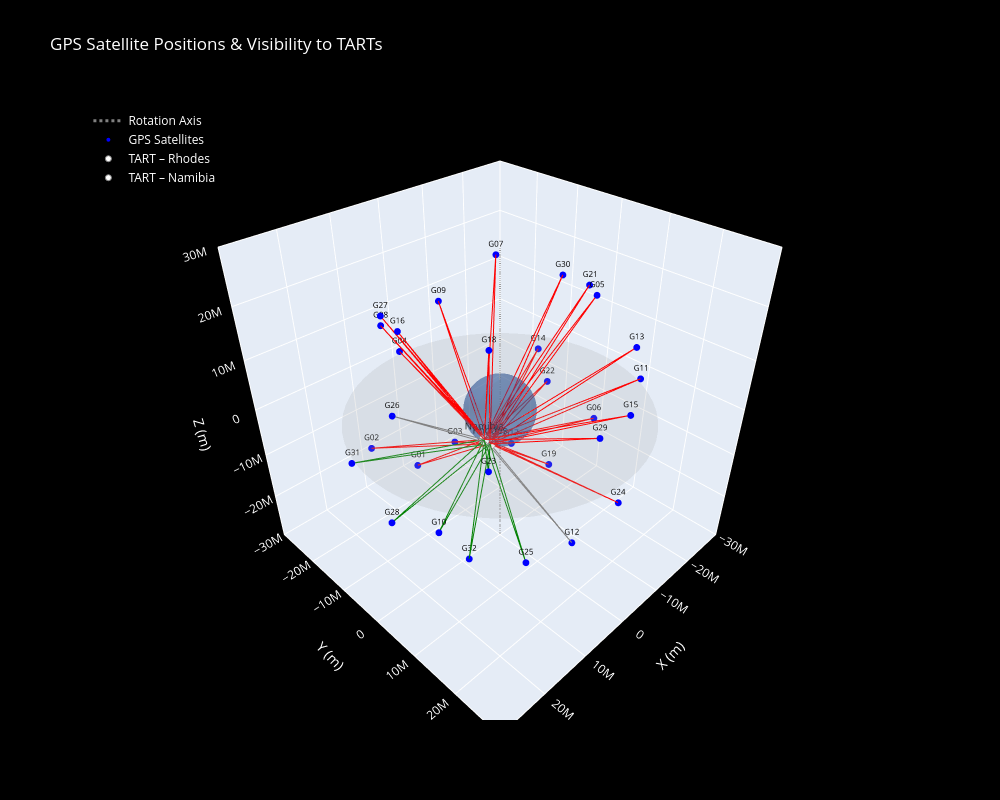

Notebook source saved alongside this figure:
### Markdown cell above
## 3. Build 3D Plotly figure

### Code cell
# Get the positions and satellite_ids as arrays from the dict
GPS_positions = []
for sat_id, position in GPS_positions_dict.items():
    GPS_positions.append(position)
sat_ids = np.array(list(GPS_positions_dict.keys()))
GPS_positions = np.array(GPS_positions)

fig = go.Figure()

# ── 1. Oblate Earth surface ─────────────────────────────────────────────
fig.add_trace(go.Surface(
    x=earth_x, y=earth_y, z=earth_z,
    colorscale=[[0, 'rgb(30,80,160)'], [1, 'rgb(30,80,160)']],
    opacity=0.4,
    showscale=False,
    name='Earth',
    hoverinfo='skip',
))

# ── 1b. Rotation axis (Z-axis in ECEF) ──────────────────────────────────
axis_half_length = 3.5e7
fig.add_trace(go.Scatter3d(
    x=[0, 0], y=[0, 0], z=[-axis_half_length, axis_half_length],
    mode='lines',
    line=dict(color='grey', width=3, dash='dot'),
    name='Rotation Axis',
    hoverinfo='skip',
))

# ── 1c. Equatorial plane disk (z=0) ─────────────────────────────────────
max_sat_dist = np.nanmax(np.linalg.norm(GPS_positions, axis=1))
n_disk = 60
r_disk = np.linspace(0, max_sat_dist, 2)
theta_disk = np.linspace(0, 2 * np.pi, n_disk)
R, Theta = np.meshgrid(r_disk, theta_disk)
disk_x = R * np.cos(Theta)
disk_y = R * np.sin(Theta)
disk_z = np.zeros_like(R)
fig.add_trace(go.Surface(
    x=disk_x, y=disk_y, z=disk_z,
    colorscale=[[0, 'rgb(150,150,150)'], [1, 'rgb(150,150,150)']],
    opacity=0.2,
    showscale=False,
    name='Equatorial Plane',
    hoverinfo='skip',
))

# ── 2. GPS satellite positions ─────────────────────────────────────────
fig.add_trace(go.Scatter3d(
    x=GPS_positions[:, 0],
    y=GPS_positions[:, 1],
    z=GPS_positions[:, 2],
    mode='markers+text',
    marker=dict(size=4, color='blue', symbol='circle'),
    text=[str(s) for s in sat_ids],
    textposition='top center',
    textfont=dict(size=8, color='black'),
    name='GPS Satellites',
))

# ── 3. TART positions ───────────────────────────────────────────────────
tart_labels = ['Rhodes', 'Namibia']
tart_ecefs  = [rhodes_TART_ecef, namibia_TART_ecef]

for label, pos in zip(tart_labels, tart_ecefs):
    fig.add_trace(go.Scatter3d(
        x=[pos[0]], y=[pos[1]], z=[pos[2]],
        mode='markers+text',
        marker=dict(size=6, color='white', symbol='circle',
                    line=dict(width=1, color='grey')),
        text=[label],
        textposition='top center',
        textfont=dict(size=10, color='black'),
        name=f'TART – {label}',
    ))

# ── 4. Satellite → TART vectors coloured by visibility ──────────────────
tart_site_keys = ['rhodes', 'namibia']

for i, sat_id in enumerate(sat_ids):
    sat_pos = GPS_positions[i]

    above_rhodes  = sat_id in viable_satellites.get('rhodes', [])
    above_namibia = sat_id in viable_satellites.get('namibia', [])

    if above_rhodes and above_namibia:
        color = 'green'
    elif above_rhodes or above_namibia:
        color = 'grey'
    else:
        color = 'red'

    for tart_label, tart_pos in zip(tart_labels, tart_ecefs):
        fig.add_trace(go.Scatter3d(
            x=[sat_pos[0], tart_pos[0]],
            y=[sat_pos[1], tart_pos[1]],
            z=[sat_pos[2], tart_pos[2]],
            mode='lines',
            line=dict(color=color, width=2),
            showlegend=False,
            hoverinfo='text',
            hovertext=f'{sat_id} → {tart_label}<br>'
                      f'Viable from Rhodes: {above_rhodes}<br>'
                      f'Viable from Namibia: {above_namibia}',
        ))

# ── Layout ───────────────────────────────────────────────────────────────
axis_range = 3e7
fig.update_layout(
    title='GPS Satellite Positions & Visibility to TARTs',
    scene=dict(
        xaxis=dict(title='X (m)', range=[-axis_range, axis_range]),
        yaxis=dict(title='Y (m)', range=[-axis_range, axis_range]),
        zaxis=dict(title='Z (m)', range=[-axis_range, axis_range]),
        aspectmode='cube',
        bgcolor='black',
    ),
    paper_bgcolor='black',
    font=dict(color='white'),
    legend=dict(x=0.01, y=0.99),
    width=1000,
    height=800,
)

fig.show()

### Figure 1 — Plotly figure (JSON) as saved in the notebook; plotly's stock layout.template omitted (floating-point values rounded to 4 significant figures; data arrays with more than 128 entries replaced by an {"elided": "..."} marker saying what was removed)
{"data": [{"colorscale": [[0, "rgb(30,80,160)"], [1, "rgb(30,80,160)"]], "hoverinfo": "skip", "name": "Earth", "opacity": 0.4, "showscale": false, "type": "surface", "x": {"elided": "60x60 float values"}, "y": {"elided": "60x60 float values"}, "z": {"elided": "60x60 float values"}}, {"hoverinfo": "skip", "line": {"color": "grey", "dash": "dot", "width": 3}, "mode": "lines", "name": "Rotation Axis", "type": "scatter3d", "x": [0, 0], "y": [0, 0], "z": [-35000000, 35000000]}, {"colorscale": [[0, "rgb(150,150,150)"], [1, "rgb(150,150,150)"]], "hoverinfo": "skip", "name": "Equatorial Plane", "opacity": 0.2, "showscale": false, "type": "surface", "x": [[0.0, 27080000.0], [0.0, 26920000.0], [0.0, 26470000.0], [0.0, 25710000.0], [0.0, 24660000.0], [0.0, 23330000.0], [0.0, 21740000.0], [0.0, 19900000.0], [0.0, 17830000.0], [0.0, 15560000.0], [0.0, 13120000.0], [0.0, 10530000.0], [0.0, 7817000.0], [0.0, 5017000.0], [0.0, 2160000.0], [-0.0, -720800.0], [-0.0, -3594000.0], [-0.0, -6426000.0], [-0.0, -9186000.0], [-0.0, -11840000.0], [-0.0, -14360000.0], [-0.0, -16720000.0], [-0.0, -18890000.0], [-0.0, -20850000.0], [-0.0, -22560000.0], [-0.0, -24030000.0], [-0.0, -25220000.0], [-0.0, -26120000.0], [-0.0, -26730000.0], [-0.0, -27040000.0], [-0.0, -27040000.0], [-0.0, -26730000.0], [-0.0, -26120000.0], [-0.0, -25220000.0], [-0.0, -24030000.0], [-0.0, -22560000.0], [-0.0, -20850000.0], [-0.0, -18890000.0], [-0.0, -16720000.0], [-0.0, -14360000.0], [-0.0, -11840000.0], [-0.0, -9186000.0], [-0.0, -6426000.0], [-0.0, -3594000.0], [-0.0, -720800.0], [0.0, 2160000.0], [0.0, 5017000.0], [0.0, 7817000.0], [0.0, 10530000.0], [0.0, 13120000.0], [0.0, 15560000.0], [0.0, 17830000.0], [0.0, 19900000.0], [0.0, 21740000.0], [0.0, 23330000.0], [0.0, 24660000.0], [0.0, 25710000.0], [0.0, 26470000.0], [0.0, 26920000.0], [0.0, 27080000.0]], "y": [[0.0, 0.0], [0.0, 2878000.0], [0.0, 5724000.0], [0.0, 8504000.0], [0.0, 11190000.0], [0.0, 13750000.0], [0.0, 16150000.0], [0.0, 18370000.0], [0.0, 20380000.0], [0.0, 22160000.0], [0.0, 23690000.0], [0.0, 24950000.0], [0.0, 25920000.0], [0.0, 26610000.0], [0.0, 26990000.0], [0.0, 27070000.0], [0.0, 26840000.0], [0.0, 26300000.0], [0.0, 25470000.0], [0.0, 24350000.0], [0.0, 22950000.0], [0.0, 21300000.0], [0.0, 19400000.0], [0.0, 17280000.0], [0.0, 14970000.0], [0.0, 12490000.0], [0.0, 9861000.0], [0.0, 7124000.0], [0.0, 4307000.0], [0.0, 1441000.0], [-0.0, -1441000.0], [-0.0, -4307000.0], [-0.0, -7124000.0], [-0.0, -9861000.0], [-0.0, -12490000.0], [-0.0, -14970000.0], [-0.0, -17280000.0], [-0.0, -19400000.0], [-0.0, -21300000.0], [-0.0, -22950000.0], [-0.0, -24350000.0], [-0.0, -25470000.0], [-0.0, -26300000.0], [-0.0, -26840000.0], [-0.0, -27070000.0], [-0.0, -26990000.0], [-0.0, -26610000.0], [-0.0, -25920000.0], [-0.0, -24950000.0], [-0.0, -23690000.0], [-0.0, -22160000.0], [-0.0, -20380000.0], [-0.0, -18370000.0], [-0.0, -16150000.0], [-0.0, -13750000.0], [-0.0, -11190000.0], [-0.0, -8504000.0], [-0.0, -5724000.0], [-0.0, -2878000.0], [-0.0, -6.632e-09]], "z": [[0.0, 0.0], [0.0, 0.0], [0.0, 0.0], [0.0, 0.0], [0.0, 0.0], [0.0, 0.0], [0.0, 0.0], [0.0, 0.0], [0.0, 0.0], [0.0, 0.0], [0.0, 0.0], [0.0, 0.0], [0.0, 0.0], [0.0, 0.0], [0.0, 0.0], [0.0, 0.0], [0.0, 0.0], [0.0, 0.0], [0.0, 0.0], [0.0, 0.0], [0.0, 0.0], [0.0, 0.0], [0.0, 0.0], [0.0, 0.0], [0.0, 0.0], [0.0, 0.0], [0.0, 0.0], [0.0, 0.0], [0.0, 0.0], [0.0, 0.0], [0.0, 0.0], [0.0, 0.0], [0.0, 0.0], [0.0, 0.0], [0.0, 0.0], [0.0, 0.0], [0.0, 0.0], [0.0, 0.0], [0.0, 0.0], [0.0, 0.0], [0.0, 0.0], [0.0, 0.0], [0.0, 0.0], [0.0, 0.0], [0.0, 0.0], [0.0, 0.0], [0.0, 0.0], [0.0, 0.0], [0.0, 0.0], [0.0, 0.0], [0.0, 0.0], [0.0, 0.0], [0.0, 0.0], [0.0, 0.0], [0.0, 0.0], [0.0, 0.0], [0.0, 0.0], [0.0, 0.0], [0.0, 0.0], [0.0, 0.0]]}, {"marker": {"color": "blue", "size": 4, "symbol": "circle"}, "mode": "markers+text", "name": "GPS Satellites", "text": ["G01", "G02", "G03", "G04", "G05", "G06", "G07", "G08", "G09", "G10", "G11", "G12", "G13", "G14", "G15", "G16", "G17", "G18", "G19", "G20", "G21", "G22", "G23", "G24", "G25", "G26", "G27", "G28", "G29", "G30", "G31", "G32"], "textfont": {"color": "black", "size": 8}, "textposition": "top center", "type": "scatter3d", "x": [5604000.0, 14850000.0, -4685000.0, 934900.0, -11570000.0, -23430000.0, -10810000.0, 6971000.0, -6983000.0, 23810000.0, -23280000.0, -811500.0, -13040000.0, -23460000.0, -3407000.0, 16390000.0, -13370000.0, 12270000.0, -15250000.0, NaN, -19410000.0, -22950000.0, 19230000.0, -9561000.0, 13170000.0, 23850000.0, 12620000.0, 22950000.0, 4059000.0, -19720000.0, 24610000.0, 14380000.0], "y": [-17380000.0, -18710000.0, -17850000.0, -26430000.0, 10110000.0, 2940000.0, -11840000.0, -23100000.0, -23500000.0, 10750000.0, 12610000.0, 17140000.0, 17660000.0, -12490000.0, 24330000.0, -5334000.0, -10070000.0, 10060000.0, -1258000.0, NaN, 2461000.0, -9240000.0, 16950000.0, 20020000.0, 19000000.0, 1760000.0, -14750000.0, -2755000.0, 24470000.0, -3893000.0, -9946000.0, 6811000.0], "z": [-19260000.0, -10590000.0, -19330000.0, 1048000.0, 21500000.0, -12250000.0, 21830000.0, 10340000.0, 10020000.0, -5408000.0, 1569000.0, -20570000.0, 14500000.0, -2712000.0, 9486000.0, 19930000.0, -20190000.0, 21390000.0, -21770000.0, NaN, 17980000.0, -8882000.0, 7523000.0, -14870000.0, -13700000.0, 11740000.0, 17570000.0, -13110000.0, 9246000.0, 17680000.0, -3433000.0, -21030000.0]}, {"marker": {"color": "white", "line": {"color": "grey", "width": 1}, "size": 6, "symbol": "circle"}, "mode": "markers+text", "name": "TART – Rhodes", "text": ["Rhodes"], "textfont": {"color": "black", "size": 10}, "textposition": "top center", "type": "scatter3d", "x": [4775000.0], "y": [2381000.0], "z": [-3484000.0]}, {"marker": {"color": "white", "line": {"color": "grey", "width": 1}, "size": 6, "symbol": "circle"}, "mode": "markers+text", "name": "TART – Namibia", "text": ["Namibia"], "textfont": {"color": "black", "size": 10}, "textposition": "top center", "type": "scatter3d", "x": [5608000.0], "y": [1807000.0], "z": [-2438000.0]}, {"hoverinfo": "text", "hovertext": "G01 → Rhodes<br>Viable from Rhodes: False<br>Viable from Namibia: False", "line": {"color": "red", "width": 2}, "mode": "lines", "showlegend": false, "type": "scatter3d", "x": [5604000.0, 4775000.0], "y": [-17380000.0, 2381000.0], "z": [-19260000.0, -3484000.0]}, {"hoverinfo": "text", "hovertext": "G01 → Namibia<br>Viable from Rhodes: False<br>Viable from Namibia: False", "line": {"color": "red", "width": 2}, "mode": "lines", "showlegend": false, "type": "scatter3d", "x": [5604000.0, 5608000.0], "y": [-17380000.0, 1807000.0], "z": [-19260000.0, -2438000.0]}, {"hoverinfo": "text", "hovertext": "G02 → Rhodes<br>Viable from Rhodes: False<br>Viable from Namibia: False", "line": {"color": "red", "width": 2}, "mode": "lines", "showlegend": false, "type": "scatter3d", "x": [14850000.0, 4775000.0], "y": [-18710000.0, 2381000.0], "z": [-10590000.0, -3484000.0]}, {"hoverinfo": "text", "hovertext": "G02 → Namibia<br>Viable from Rhodes: False<br>Viable from Namibia: False", "line": {"color": "red", "width": 2}, "mode": "lines", "showlegend": false, "type": "scatter3d", "x": [14850000.0, 5608000.0], "y": [-18710000.0, 1807000.0], "z": [-10590000.0, -2438000.0]}, {"hoverinfo": "text", "hovertext": "G03 → Rhodes<br>Viable from Rhodes: False<br>Viable from Namibia: False", "line": {"color": "red", "width": 2}, "mode": "lines", "showlegend": false, "type": "scatter3d", "x": [-4685000.0, 4775000.0], "y": [-17850000.0, 2381000.0], "z": [-19330000.0, -3484000.0]}, {"hoverinfo": "text", "hovertext": "G03 → Namibia<br>Viable from Rhodes: False<br>Viable from Namibia: False", "line": {"color": "red", "width": 2}, "mode": "lines", "showlegend": false, "type": "scatter3d", "x": [-4685000.0, 5608000.0], "y": [-17850000.0, 1807000.0], "z": [-19330000.0, -2438000.0]}, {"hoverinfo": "text", "hovertext": "G04 → Rhodes<br>Viable from Rhodes: False<br>Viable from Namibia: False", "line": {"color": "red", "width": 2}, "mode": "lines", "showlegend": false, "type": "scatter3d", "x": [934900.0, 4775000.0], "y": [-26430000.0, 2381000.0], "z": [1048000.0, -3484000.0]}, {"hoverinfo": "text", "hovertext": "G04 → Namibia<br>Viable from Rhodes: False<br>Viable from Namibia: False", "line": {"color": "red", "width": 2}, "mode": "lines", "showlegend": false, "type": "scatter3d", "x": [934900.0, 5608000.0], "y": [-26430000.0, 1807000.0], "z": [1048000.0, -2438000.0]}, {"hoverinfo": "text", "hovertext": "G05 → Rhodes<br>Viable from Rhodes: False<br>Viable from Namibia: False", "line": {"color": "red", "width": 2}, "mode": "lines", "showlegend": false, "type": "scatter3d", "x": [-11570000.0, 4775000.0], "y": [10110000.0, 2381000.0], "z": [21500000.0, -3484000.0]}, {"hoverinfo": "text", "hovertext": "G05 → Namibia<br>Viable from Rhodes: False<br>Viable from Namibia: False", "line": {"color": "red", "width": 2}, "mode": "lines", "showlegend": false, "type": "scatter3d", "x": [-11570000.0, 5608000.0], "y": [10110000.0, 1807000.0], "z": [21500000.0, -2438000.0]}, {"hoverinfo": "text", "hovertext": "G06 → Rhodes<br>Viable from Rhodes: False<br>Viable from Namibia: False", "line": {"color": "red", "width": 2}, "mode": "lines", "showlegend": false, "type": "scatter3d", "x": [-23430000.0, 4775000.0], "y": [2940000.0, 2381000.0], "z": [-12250000.0, -3484000.0]}, {"hoverinfo": "text", "hovertext": "G06 → Namibia<br>Viable from Rhodes: False<br>Viable from Namibia: False", "line": {"color": "red", "width": 2}, "mode": "lines", "showlegend": false, "type": "scatter3d", "x": [-23430000.0, 5608000.0], "y": [2940000.0, 1807000.0], "z": [-12250000.0, -2438000.0]}, {"hoverinfo": "text", "hovertext": "G07 → Rhodes<br>Viable from Rhodes: False<br>Viable from Namibia: False", "line": {"color": "red", "width": 2}, "mode": "lines", "showlegend": false, "type": "scatter3d", "x": [-10810000.0, 4775000.0], "y": [-11840000.0, 2381000.0], "z": [21830000.0, -3484000.0]}, {"hoverinfo": "text", "hovertext": "G07 → Namibia<br>Viable from Rhodes: False<br>Viable from Namibia: False", "line": {"color": "red", "width": 2}, "mode": "lines", "showlegend": false, "type": "scatter3d", "x": [-10810000.0, 5608000.0], "y": [-11840000.0, 1807000.0], "z": [21830000.0, -2438000.0]}, {"hoverinfo": "text", "hovertext": "G08 → Rhodes<br>Viable from Rhodes: False<br>Viable from Namibia: False", "line": {"color": "red", "width": 2}, "mode": "lines", "showlegend": false, "type": "scatter3d", "x": [6971000.0, 4775000.0], "y": [-23100000.0, 2381000.0], "z": [10340000.0, -3484000.0]}, {"hoverinfo": "text", "hovertext": "G08 → Namibia<br>Viable from Rhodes: False<br>Viable from Namibia: False", "line": {"color": "red", "width": 2}, "mode": "lines", "showlegend": false, "type": "scatter3d", "x": [6971000.0, 5608000.0], "y": [-23100000.0, 1807000.0], "z": [10340000.0, -2438000.0]}, {"hoverinfo": "text", "hovertext": "G09 → Rhodes<br>Viable from Rhodes: False<br>Viable from Namibia: False", "line": {"color": "red", "width": 2}, "mode": "lines", "showlegend": false, "type": "scatter3d", "x": [-6983000.0, 4775000.0], "y": [-23500000.0, 2381000.0], "z": [10020000.0, -3484000.0]}, {"hoverinfo": "text", "hovertext": "G09 → Namibia<br>Viable from Rhodes: False<br>Viable from Namibia: False", "line": {"color": "red", "width": 2}, "mode": "lines", "showlegend": false, "type": "scatter3d", "x": [-6983000.0, 5608000.0], "y": [-23500000.0, 1807000.0], "z": [10020000.0, -2438000.0]}, {"hoverinfo": "text", "hovertext": "G10 → Rhodes<br>Viable from Rhodes: True<br>Viable from Namibia: True", "line": {"color": "green", "width": 2}, "mode": "lines", "showlegend": false, "type": "scatter3d", "x": [23810000.0, 4775000.0], "y": [10750000.0, 2381000.0], "z": [-5408000.0, -3484000.0]}, {"hoverinfo": "text", "hovertext": "G10 → Namibia<br>Viable from Rhodes: True<br>Viable from Namibia: True", "line": {"color": "green", "width": 2}, "mode": "lines", "showlegend": false, "type": "scatter3d", "x": [23810000.0, 5608000.0], "y": [10750000.0, 1807000.0], "z": [-5408000.0, -2438000.0]}, {"hoverinfo": "text", "hovertext": "G11 → Rhodes<br>Viable from Rhodes: False<br>Viable from Namibia: False", "line": {"color": "red", "width": 2}, "mode": "lines", "showlegend": false, "type": "scatter3d", "x": [-23280000.0, 4775000.0], "y": [12610000.0, 2381000.0], "z": [1569000.0, -3484000.0]}, {"hoverinfo": "text", "hovertext": "G11 → Namibia<br>Viable from Rhodes: False<br>Viable from Namibia: False", "line": {"color": "red", "width": 2}, "mode": "lines", "showlegend": false, "type": "scatter3d", "x": [-23280000.0, 5608000.0], "y": [12610000.0, 1807000.0], "z": [1569000.0, -2438000.0]}, {"hoverinfo": "text", "hovertext": "G12 → Rhodes<br>Viable from Rhodes: True<br>Viable from Namibia: False", "line": {"color": "grey", "width": 2}, "mode": "lines", "showlegend": false, "type": "scatter3d", "x": [-811500.0, 4775000.0], "y": [17140000.0, 2381000.0], "z": [-20570000.0, -3484000.0]}, {"hoverinfo": "text", "hovertext": "G12 → Namibia<br>Viable from Rhodes: True<br>Viable from Namibia: False", "line": {"color": "grey", "width": 2}, "mode": "lines", "showlegend": false, "type": "scatter3d", "x": [-811500.0, 5608000.0], "y": [17140000.0, 1807000.0], "z": [-20570000.0, -2438000.0]}, {"hoverinfo": "text", "hovertext": "G13 → Rhodes<br>Viable from Rhodes: False<br>Viable from Namibia: False", "line": {"color": "red", "width": 2}, "mode": "lines", "showlegend": false, "type": "scatter3d", "x": [-13040000.0, 4775000.0], "y": [17660000.0, 2381000.0], "z": [14500000.0, -3484000.0]}, {"hoverinfo": "text", "hovertext": "G13 → Namibia<br>Viable from Rhodes: False<br>Viable from Namibia: False", "line": {"color": "red", "width": 2}, "mode": "lines", "showlegend": false, "type": "scatter3d", "x": [-13040000.0, 5608000.0], "y": [17660000.0, 1807000.0], "z": [14500000.0, -2438000.0]}, {"hoverinfo": "text", "hovertext": "G14 → Rhodes<br>Viable from Rhodes: False<br>Viable from Namibia: False", "line": {"color": "red", "width": 2}, "mode": "lines", "showlegend": false, "type": "scatter3d", "x": [-23460000.0, 4775000.0], "y": [-12490000.0, 2381000.0], "z": [-2712000.0, -3484000.0]}, {"hoverinfo": "text", "hovertext": "G14 → Namibia<br>Viable from Rhodes: False<br>Viable from Namibia: False", "line": {"color": "red", "width": 2}, "mode": "lines", "showlegend": false, "type": "scatter3d", "x": [-23460000.0, 5608000.0], "y": [-12490000.0, 1807000.0], "z": [-2712000.0, -2438000.0]}, {"hoverinfo": "text", "hovertext": "G15 → Rhodes<br>Viable from Rhodes: False<br>Viable from Namibia: False", "line": {"color": "red", "width": 2}, "mode": "lines", "showlegend": false, "type": "scatter3d", "x": [-3407000.0, 4775000.0], "y": [24330000.0, 2381000.0], "z": [9486000.0, -3484000.0]}, {"hoverinfo": "text", "hovertext": "G15 → Namibia<br>Viable from Rhodes: False<br>Viable from Namibia: False", "line": {"color": "red", "width": 2}, "mode": "lines", "showlegend": false, "type": "scatter3d", "x": [-3407000.0, 5608000.0], "y": [24330000.0, 1807000.0], "z": [9486000.0, -2438000.0]}, {"hoverinfo": "text", "hovertext": "G16 → Rhodes<br>Viable from Rhodes: False<br>Viable from Namibia: False", "line": {"color": "red", "width": 2}, "mode": "lines", "showlegend": false, "type": "scatter3d", "x": [16390000.0, 4775000.0], "y": [-5334000.0, 2381000.0], "z": [19930000.0, -3484000.0]}, {"hoverinfo": "text", "hovertext": "G16 → Namibia<br>Viable from Rhodes: False<br>Viable from Namibia: False", "line": {"color": "red", "width": 2}, "mode": "lines", "showlegend": false, "type": "scatter3d", "x": [16390000.0, 5608000.0], "y": [-5334000.0, 1807000.0], "z": [19930000.0, -2438000.0]}, {"hoverinfo": "text", "hovertext": "G17 → Rhodes<br>Viable from Rhodes: False<br>Viable from Namibia: False", "line": {"color": "red", "width": 2}, "mode": "lines", "showlegend": false, "type": "scatter3d", "x": [-13370000.0, 4775000.0], "y": [-10070000.0, 2381000.0], "z": [-20190000.0, -3484000.0]}, {"hoverinfo": "text", "hovertext": "G17 → Namibia<br>Viable from Rhodes: False<br>Viable from Namibia: False", "line": {"color": "red", "width": 2}, "mode": "lines", "showlegend": false, "type": "scatter3d", "x": [-13370000.0, 5608000.0], "y": [-10070000.0, 1807000.0], "z": [-20190000.0, -2438000.0]}, {"hoverinfo": "text", "hovertext": "G18 → Rhodes<br>Viable from Rhodes: False<br>Viable from Namibia: False", "line": {"color": "red", "width": 2}, "mode": "lines", "showlegend": false, "type": "scatter3d", "x": [12270000.0, 4775000.0], "y": [10060000.0, 2381000.0], "z": [21390000.0, -3484000.0]}, {"hoverinfo": "text", "hovertext": "G18 → Namibia<br>Viable from Rhodes: False<br>Viable from Namibia: False", "line": {"color": "red", "width": 2}, "mode": "lines", "showlegend": false, "type": "scatter3d", "x": [12270000.0, 5608000.0], "y": [10060000.0, 1807000.0], "z": [21390000.0, -2438000.0]}, {"hoverinfo": "text", "hovertext": "G19 → Rhodes<br>Viable from Rhodes: False<br>Viable from Namibia: False", "line": {"color": "red", "width": 2}, "mode": "lines", "showlegend": false, "type": "scatter3d", "x": [-15250000.0, 4775000.0], "y": [-1258000.0, 2381000.0], "z": [-21770000.0, -3484000.0]}, {"hoverinfo": "text", "hovertext": "G19 → Namibia<br>Viable from Rhodes: False<br>Viable from Namibia: False", "line": {"color": "red", "width": 2}, "mode": "lines", "showlegend": false, "type": "scatter3d", "x": [-15250000.0, 5608000.0], "y": [-1258000.0, 1807000.0], "z": [-21770000.0, -2438000.0]}, {"hoverinfo": "text", "hovertext": "G20 → Rhodes<br>Viable from Rhodes: False<br>Viable from Namibia: False", "line": {"color": "red", "width": 2}, "mode": "lines", "showlegend": false, "type": "scatter3d", "x": [null, 4775000.0], "y": [null, 2381000.0], "z": [null, -3484000.0]}, {"hoverinfo": "text", "hovertext": "G20 → Namibia<br>Viable from Rhodes: False<br>Viable from Namibia: False", "line": {"color": "red", "width": 2}, "mode": "lines", "showlegend": false, "type": "scatter3d", "x": [null, 5608000.0], "y": [null, 1807000.0], "z": [null, -2438000.0]}, {"hoverinfo": "text", "hovertext": "G21 → Rhodes<br>Viable from Rhodes: False<br>Viable from Namibia: False", "line": {"color": "red", "width": 2}, "mode": "lines", "showlegend": false, "type": "scatter3d", "x": [-19410000.0, 4775000.0], "y": [2461000.0, 2381000.0], "z": [17980000.0, -3484000.0]}, {"hoverinfo": "text", "hovertext": "G21 → Namibia<br>Viable from Rhodes: False<br>Viable from Namibia: False", "line": {"color": "red", "width": 2}, "mode": "lines", "showlegend": false, "type": "scatter3d", "x": [-19410000.0, 5608000.0], "y": [2461000.0, 1807000.0], "z": [17980000.0, -2438000.0]}, {"hoverinfo": "text", "hovertext": "G22 → Rhodes<br>Viable from Rhodes: False<br>Viable from Namibia: False", "line": {"color": "red", "width": 2}, "mode": "lines", "showlegend": false, "type": "scatter3d", "x": [-22950000.0, 4775000.0], "y": [-9240000.0, 2381000.0], "z": [-8882000.0, -3484000.0]}, {"hoverinfo": "text", "hovertext": "G22 → Namibia<br>Viable from Rhodes: False<br>Viable from Namibia: False", "line": {"color": "red", "width": 2}, "mode": "lines", "showlegend": false, "type": "scatter3d", "x": [-22950000.0, 5608000.0], "y": [-9240000.0, 1807000.0], "z": [-8882000.0, -2438000.0]}, {"hoverinfo": "text", "hovertext": "G23 → Rhodes<br>Viable from Rhodes: True<br>Viable from Namibia: True", "line": {"color": "green", "width": 2}, "mode": "lines", "showlegend": false, "type": "scatter3d", "x": [19230000.0, 4775000.0], "y": [16950000.0, 2381000.0], "z": [7523000.0, -3484000.0]}, {"hoverinfo": "text", "hovertext": "G23 → Namibia<br>Viable from Rhodes: True<br>Viable from Namibia: True", "line": {"color": "green", "width": 2}, "mode": "lines", "showlegend": false, "type": "scatter3d", "x": [19230000.0, 5608000.0], "y": [16950000.0, 1807000.0], "z": [7523000.0, -2438000.0]}, {"hoverinfo": "text", "hovertext": "G24 → Rhodes<br>Viable from Rhodes: False<br>Viable from Namibia: False", "line": {"color": "red", "width": 2}, "mode": "lines", "showlegend": false, "type": "scatter3d", "x": [-9561000.0, 4775000.0], "y": [20020000.0, 2381000.0], "z": [-14870000.0, -3484000.0]}, {"hoverinfo": "text", "hovertext": "G24 → Namibia<br>Viable from Rhodes: False<br>Viable from Namibia: False", "line": {"color": "red", "width": 2}, "mode": "lines", "showlegend": false, "type": "scatter3d", "x": [-9561000.0, 5608000.0], "y": [20020000.0, 1807000.0], "z": [-14870000.0, -2438000.0]}, {"hoverinfo": "text", "hovertext": "G25 → Rhodes<br>Viable from Rhodes: True<br>Viable from Namibia: True", "line": {"color": "green", "width": 2}, "mode": "lines", "showlegend": false, "type": "scatter3d", "x": [13170000.0, 4775000.0], "y": [19000000.0, 2381000.0], "z": [-13700000.0, -3484000.0]}, {"hoverinfo": "text", "hovertext": "G25 → Namibia<br>Viable from Rhodes: True<br>Viable from Namibia: True", "line": {"color": "green", "width": 2}, "mode": "lines", "showlegend": false, "type": "scatter3d", "x": [13170000.0, 5608000.0], "y": [19000000.0, 1807000.0], "z": [-13700000.0, -2438000.0]}, {"hoverinfo": "text", "hovertext": "G26 → Rhodes<br>Viable from Rhodes: False<br>Viable from Namibia: True", "line": {"color": "grey", "width": 2}, "mode": "lines", "showlegend": false, "type": "scatter3d", "x": [23850000.0, 4775000.0], "y": [1760000.0, 2381000.0], "z": [11740000.0, -3484000.0]}, {"hoverinfo": "text", "hovertext": "G26 → Namibia<br>Viable from Rhodes: False<br>Viable from Namibia: True", "line": {"color": "grey", "width": 2}, "mode": "lines", "showlegend": false, "type": "scatter3d", "x": [23850000.0, 5608000.0], "y": [1760000.0, 1807000.0], "z": [11740000.0, -2438000.0]}, {"hoverinfo": "text", "hovertext": "G27 → Rhodes<br>Viable from Rhodes: False<br>Viable from Namibia: False", "line": {"color": "red", "width": 2}, "mode": "lines", "showlegend": false, "type": "scatter3d", "x": [12620000.0, 4775000.0], "y": [-14750000.0, 2381000.0], "z": [17570000.0, -3484000.0]}, {"hoverinfo": "text", "hovertext": "G27 → Namibia<br>Viable from Rhodes: False<br>Viable from Namibia: False", "line": {"color": "red", "width": 2}, "mode": "lines", "showlegend": false, "type": "scatter3d", "x": [12620000.0, 5608000.0], "y": [-14750000.0, 1807000.0], "z": [17570000.0, -2438000.0]}, {"hoverinfo": "text", "hovertext": "G28 → Rhodes<br>Viable from Rhodes: True<br>Viable from Namibia: True", "line": {"color": "green", "width": 2}, "mode": "lines", "showlegend": false, "type": "scatter3d", "x": [22950000.0, 4775000.0], "y": [-2755000.0, 2381000.0], "z": [-13110000.0, -3484000.0]}, {"hoverinfo": "text", "hovertext": "G28 → Namibia<br>Viable from Rhodes: True<br>Viable from Namibia: True", "line": {"color": "green", "width": 2}, "mode": "lines", "showlegend": false, "type": "scatter3d", "x": [22950000.0, 5608000.0], "y": [-2755000.0, 1807000.0], "z": [-13110000.0, -2438000.0]}, {"hoverinfo": "text", "hovertext": "G29 → Rhodes<br>Viable from Rhodes: False<br>Viable from Namibia: False", "line": {"color": "red", "width": 2}, "mode": "lines", "showlegend": false, "type": "scatter3d", "x": [4059000.0, 4775000.0], "y": [24470000.0, 2381000.0], "z": [9246000.0, -3484000.0]}, {"hoverinfo": "text", "hovertext": "G29 → Namibia<br>Viable from Rhodes: False<br>Viable from Namibia: False", "line": {"color": "red", "width": 2}, "mode": "lines", "showlegend": false, "type": "scatter3d", "x": [4059000.0, 5608000.0], "y": [24470000.0, 1807000.0], "z": [9246000.0, -2438000.0]}, {"hoverinfo": "text", "hovertext": "G30 → Rhodes<br>Viable from Rhodes: False<br>Viable from Namibia: False", "line": {"color": "red", "width": 2}, "mode": "lines", "showlegend": false, "type": "scatter3d", "x": [-19720000.0, 4775000.0], "y": [-3893000.0, 2381000.0], "z": [17680000.0, -3484000.0]}, {"hoverinfo": "text", "hovertext": "G30 → Namibia<br>Viable from Rhodes: False<br>Viable from Namibia: False", "line": {"color": "red", "width": 2}, "mode": "lines", "showlegend": false, "type": "scatter3d", "x": [-19720000.0, 5608000.0], "y": [-3893000.0, 1807000.0], "z": [17680000.0, -2438000.0]}, {"hoverinfo": "text", "hovertext": "G31 → Rhodes<br>Viable from Rhodes: True<br>Viable from Namibia: True", "line": {"color": "green", "width": 2}, "mode": "lines", "showlegend": false, "type": "scatter3d", "x": [24610000.0, 4775000.0], "y": [-9946000.0, 2381000.0], "z": [-3433000.0, -3484000.0]}, {"hoverinfo": "text", "hovertext": "G31 → Namibia<br>Viable from Rhodes: True<br>Viable from Namibia: True", "line": {"color": "green", "width": 2}, "mode": "lines", "showlegend": false, "type": "scatter3d", "x": [24610000.0, 5608000.0], "y": [-9946000.0, 1807000.0], "z": [-3433000.0, -2438000.0]}, {"hoverinfo": "text", "hovertext": "G32 → Rhodes<br>Viable from Rhodes: True<br>Viable from Namibia: True", "line": {"color": "green", "width": 2}, "mode": "lines", "showlegend": false, "type": "scatter3d", "x": [14380000.0, 4775000.0], "y": [6811000.0, 2381000.0], "z": [-21030000.0, -3484000.0]}, {"hoverinfo": "text", "hovertext": "G32 → Namibia<br>Viable from Rhodes: True<br>Viable from Namibia: True", "line": {"color": "green", "width": 2}, "mode": "lines", "showlegend": false, "type": "scatter3d", "x": [14380000.0, 5608000.0], "y": [6811000.0, 1807000.0], "z": [-21030000.0, -2438000.0]}], "layout": {"font": {"color": "white"}, "height": 800, "legend": {"x": 0.01, "y": 0.99}, "paper_bgcolor": "black", "scene": {"aspectmode": "cube", "bgcolor": "black", "xaxis": {"range": [-30000000, 30000000], "title": {"text": "X (m)"}}, "yaxis": {"range": [-30000000, 30000000], "title": {"text": "Y (m)"}}, "zaxis": {"range": [-30000000, 30000000], "title": {"text": "Z (m)"}}}, "title": {"text": "GPS Satellite Positions & Visibility to TARTs"}, "width": 1000}}
